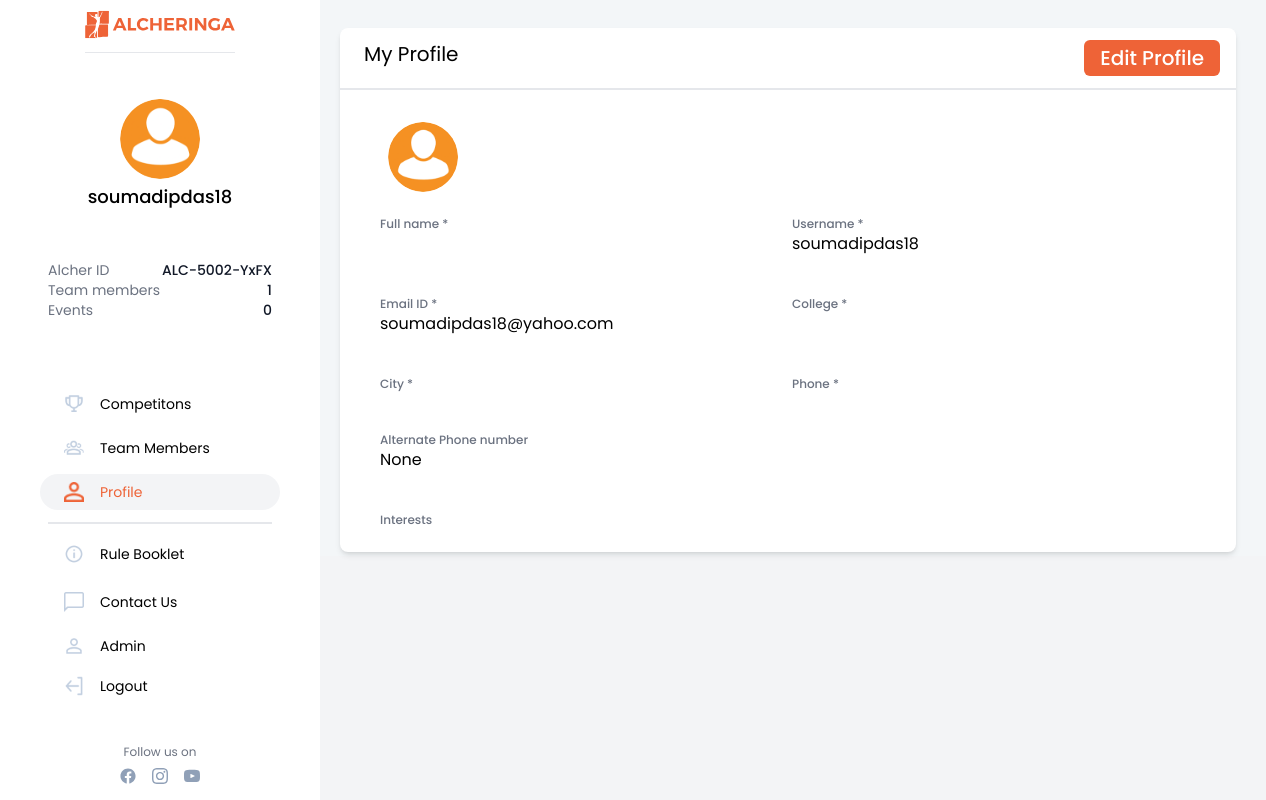
Page /auth/profile/ (signed in) on the earlier database version.
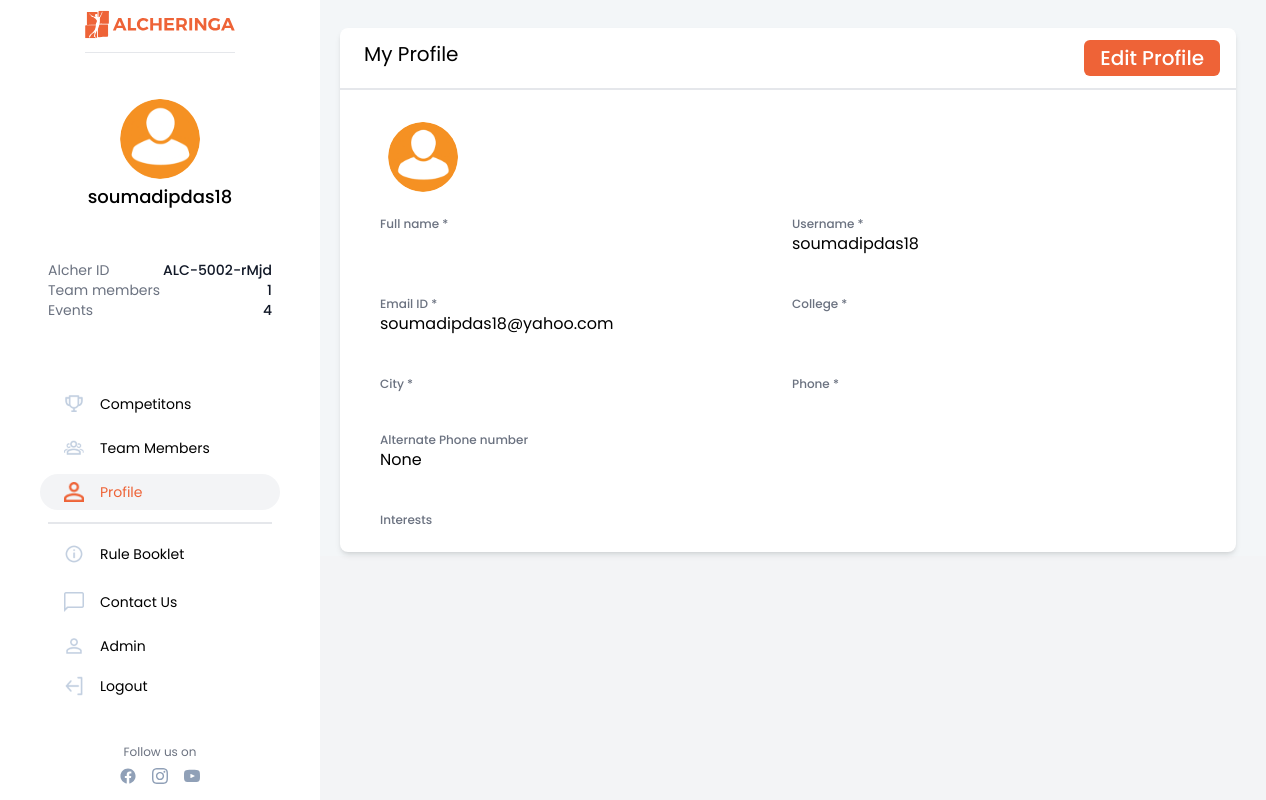
Same page on the later database version.
### authentication/models.py (models this page shows, shortened)
class NewUser(AbstractBaseUser, PermissionsMixin):
    alcherid = models.CharField(
        max_length=255, blank=True, unique=True)
    id = models.SlugField(primary_key=True, default=uuid.uuid4)
    img = models.ImageField(upload_to="image_uploads/userdp/",
                            default='user-default.png')
    email = models.EmailField(_('email address'), unique=True)
    username = models.CharField(max_length=150, unique=True)
    collegename = models.CharField(max_length=150, unique=False)
    city = models.CharField(max_length=150, unique=False)
    fullname = models.CharField(max_length=150, blank=True)
    phone = PhoneNumberField(unique=False, blank=True)
    alternate_phone = PhoneNumberField(unique=False, blank=True,null=True)
    interest = models.ManyToManyField(
        "competitions.Module", related_name="interest")
    team_members=models.IntegerField(default=0)
    no_of_events_registered=models.IntegerField(default=0)
    date_joined = models.DateTimeField(default=timezone.now)
    provider = models.CharField(max_length=200, unique=False, default="email")
    about = models.TextField(_('about'), max_length=500, blank=True)
    is_staff = models.BooleanField(default=False)
    is_active = models.BooleanField(default=False)
    objects = CustomAccountManager()
    USERNAME_FIELD = 'email'
    REQUIRED_FIELDS = ['username']

### authentication/views.py (the view)
# urls.py: path('profile/', views.profile, name='profile'),
@login_required(login_url='login')
def profile(request):
    modules = Module.objects.all()
    if request.method == 'POST':
        u_form = UserUpdateForm(
            request.POST, request.FILES, instance=request.user)
        if u_form.is_valid():
            u_form.save()
            messages.success(request, f'Your Profile has been updated!')
            return redirect('profile')
        print(u_form.errors)
    else:
        u_form = UserUpdateForm(instance=request.user)
    return render(request, 'authentication/profile.html', {'heading': 'Profile', 'form': u_form, 'modules': modules, 'totalmodules': modules.count(),'active_page':'profile'})

### competitions/models.py (called while the page is built)
    def __str__(self):
          return str(self.module)

### templates/authentication/profile.html (shortened to what this page needs)
{% extends '../basictailwind.html'%}
{% block body %}
<body  x-data="{ showModal: false}" :class="{'overflow-y-hidden': showModal}">
	<div class="flex" style="background-color: #F3F6F8;">
		{% include "../navbar.html" %}
		<div class="flex-grow h-screen bg-gray-100">
			<div class="flex flex-grow" style="background-color: #F3F6F8;">
                <div class="mx-4 flex-grow">
                    <br>
                    <div class="flex m-1">
                        <div class=" bg-white max-w-4xl rounded-lg w-screen shadow-md">
                            <div >
                                <div class="py-3 pl-6 flex flex-row text-xl border-b-2 font-normal justify-between">
                                    <div>My Profile</div>
                                     <div><a href="{%url 'profileedit'%}"> <button
                                            class="orcolor mr-4 text-white md:ml-5 pt-1 pb-1 pl-4 pr-4 rounded-md font-medium">Edit Profile</button></a></div></div>
                                <br>
                                <div class="mx-10">
                                    <div class="container p-2">
                                        <img style="height : 70px; width : 70px; border-radius: 50%;" src="{{request.user.img.url}}" id="dp-set"class="justify-self-start"
                                            alt="profile pic" border="0" class="mx-auto" style="border-radius:9999px;" />
                                    </div>
                                        <div class="grid grid-cols-2 gap-2 place-content-end md:place-content-center">
                                            <div class="my-4">
                                                <div class="font-medium text-xs text-gray-500 text-left">Full name *</div>
                                            </div>
                                            <div  class="my-4">
                                                <div class="font-medium text-xs text-gray-500 text-left ">Username *</div>
                                                {{ request.user.username }}
                                            </div>
                                            <div  class="my-4">
                                                <div class="font-medium text-xs text-gray-500 text-left">Email ID *</div>
                                                {{ request.user.email }}
                                            </div>
                                            <div  class="my-4">
                                                <div class="font-medium text-xs text-gray-500 text-left">College *</div>
                                            </div>
                                            <div class="my-4">
                                                <div class="font-medium text-xs text-gray-500 text-left">City *</div>
                                            </div>
                                            <div class="my-4">
                                                <div class="font-medium text-xs text-gray-500 text-left">Phone *</div>
                                            </div class="my-4">
                                            <div class="my-4">
                                                <div class="font-medium text-xs text-gray-500 text-left">Alternate Phone number</div>
                                                {{  request.user.alternate_phone }}
                                            </div>
                                        </div>
                                        <div class="container">
                                            <div>
                                                <div class="pt-6 font-medium text-xs text-gray-500 text-left">Interests</div>
                                            </div>
                                            <div class="flex flex-wrap py-3" id="chip-interest">
                                            </div>
                                        </div>
                                </div>
                            </div>
                        </div>
                    </div>
                </div>
            </div>
        </div>
	</div>
</body>
{% endblock %}

### templates/basictailwind.html (shortened to what this page needs)
{% load static %}
<!DOCTYPE html>
<html>
<head>
    <link rel="stylesheet" href="https://use.fontawesome.com/releases/v5.7.2/css/all.css"
>
    <script src="https://cdn.tailwindcss.com"></script>
</head>
<body>
    {% block body %} {% endblock %}
</body>
</html>

### templates/navbar.html (shortened to what this page needs)
{%load static%}
  <nav class="w-80 hidden sm:block bg-white rounded shadow-md">
    <div class="w-80 h-screen flex flex-col justify-between bg-white border-gray-400 px-12 fixed float-left">
      <a href="/"><img src="{% static 'imgs/alcher_orange.svg'%}" class="mt-2 mx-auto pb-3 border-b" width="150px" height="40px" alt="logo" border="0" /></a>
      <div class="flex flex-col justify-center my-1">
        <img style="height : 80px; width : 80px; border-radius: 50%;" src="{{request.user.img.url}}" alt="profile pic" border="0"
                class="mx-auto rounded-full" />
        <div class="mt-1 font-medium text-lg text-center">{{request.user.username}}</div>
      </div>
      <div class="flex flex-col justify-center my-1">
        <div class="text-sm text-gray-500 flex justify-between flex-wrap items-center"><p>Alcher ID</p>
          <p class="text-gray-900 font-medium">
            {{request.user.alcherid}}
          </p></div>
        <div class="text-sm text-gray-500 flex justify-between flex-wrap items-center"><p>Team members</p>
          <p class="text-gray-900 font-medium">
            {{request.user.team_members}}
          </p>
          </div>
        <div class="text-sm text-gray-500 flex justify-between flex-wrap  items-center"><p>Events</p>
          <p class="text-gray-900 font-medium">
            {{request.user.no_of_events_registered}}
          </p>
          </div>
      </div>
      <div class="pt-2 mt-2 mb-4 flex flex-col justify-center md:text-md text-sm items-center">
        <a href="{%url 'showallcompetitions'%}"><div class="rounded-full flex items-center flex-nowrap my-1 py-2 pl-6 w-60 hover:border-0 hover:bg-gray-100" id="competitions">
         <img src="{% static 'icons/nav/normal/competitions.png'  %}" alt="" class="h-5 w-5 object-cover">
          <p class="pl-4 font-mediums">Competitons</p>
        </div></a>
        <a href="{%url 'team'%}"><div class="rounded-full flex items-center flex-nowrap my-1 py-2 w-60 pl-6 hover:border-0 hover:bg-gray-100" id="team">
          <img src="{% static 'icons/nav/normal/team.png' %}" alt="" class="h-5 w-5 object-cover">
          <p class="pl-4 font-mediums">Team Members</p>
        </div></a>
        <a href='{%url 'profile'%}'>
        <div class="rounded-full flex items-center flex-nowrap my-1 py-2 w-60 pl-6 hover:border-0 hover:bg-gray-100 mb-3" id="profile">
          <img src="{% static 'icons/nav/normal/profile.png' %}" alt="" class="h-5 w-5 object-cover">
          <p class="pl-4 font-mediums">Profile</p>
        </div>
        </a>
        <hr class="border bg-gray-200 w-full" />
        <a href="s"><div class="rounded-full flex items-center flex-nowrap my-2 py-2 w-60 pl-6 hover:border-0 hover:bg-gray-100 mt-3">
          <img src="{% static 'icons/nav/normal/rulebook.png' %}" alt="" class="h-5 w-5 object-cover">
          <p class="pl-4 font-mediums" id="rulebook">Rule Booklet</p>
        </div></a>
        <a href="n"><div class="rounded-full flex items-center flex-nowrap my-1 py-2 w-60 pl-6 hover:border-0 hover:bg-gray-100">
          <img src="{% static 'icons/nav/normal/contact.png' %}" alt="" class="h-5 w-5 object-cover">
          <p class="pl-4 font-mediums" id="contactus">Contact Us</p>
        </div></a>
        {%if request.user.is_staff%}
        <a href="/admin" target="_blank"><div class="rounded-full flex items-center flex-nowrap my-1 py-2 pl-6 w-60 hover:border-0 hover:bg-gray-100">
          <img src="{% static 'icons/nav/normal/admin.png' %}" alt="" class="h-5 w-5 object-cover">
          <p class="pl-4 font-mediums">Admin</p>
        </div></a>
        {%endif%}
        <a href='{% url 'logout'%}'>
        <div class="rounded-full flex items-center flex-nowrap py-2 pl-6 w-60 hover:border-0 hover:bg-gray-100">
          <img src="{% static 'icons/nav/normal/logout.png' %}" alt="" class="h-5 w-5 object-cover">
          <p class="pl-4 font-mediums">Logout</p>
        </div>
        </a>
        <br>
        <br>
        <div>
            <div style="text-align:center">
                <p class="text-xs text-gray-500">Follow us on</p>
                <div class=" flex justify-center space-x-4 mt-2">
                  <a style="cursor:pointer;" href="https://www.facebook.com/alcheringaiitg" target="_blank">
                    </a>
                  <a style="cursor:pointer;" href="https://www.instagram.com/alcheringaiitg/" target="_blank">
                    </a>
                  <a style="cursor:pointer;" href="https://twitter.com/alcheringaiitg" target="_blank">
                    </a>
                </div>
            </div>
        </div>
      </div>
    </div>
  </nav>

### templates/basictailwind.html (style rules this page uses)
body { font-family: 'Poppins', sans-serif; }
.orcolor { background-color: #EE6337; }

Differences in the rows shown:
changed NewUser "soumadipdas18": user.alcherid "ALC-5002-YxFX" → "ALC-5002-rMjd"; user.no_of_events_registered "0" → "4"
